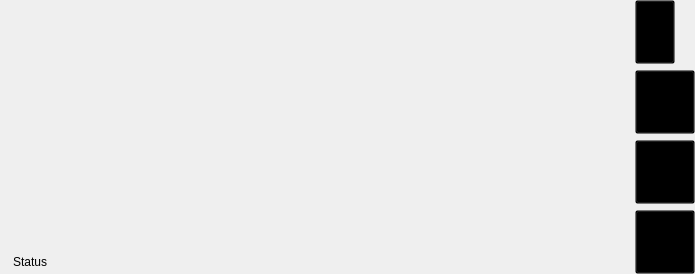
<?xml version="1.0" encoding="UTF-8"?>
<ui version="4.0">
 <class>Form</class>
 <widget class="QWidget" name="Form">
  <property name="geometry">
   <rect>
    <x>0</x>
    <y>0</y>
    <width>695</width>
    <height>274</height>
   </rect>
  </property>
  <property name="locale">
   <locale language="English" country="UnitedStates"/>
  </property>
  <layout class="QHBoxLayout" name="FormLayout">
   <property name="leftMargin">
    <number>0</number>
   </property>
   <property name="topMargin">
    <number>0</number>
   </property>
   <property name="rightMargin">
    <number>0</number>
   </property>
   <property name="bottomMargin">
    <number>0</number>
   </property>
   <item>
    <widget class="QWidget" name="downloaderArea" native="true">
     <layout class="QVBoxLayout" name="downloaderAreaLayout">
      <property name="leftMargin">
       <number>0</number>
      </property>
      <property name="topMargin">
       <number>0</number>
      </property>
      <property name="rightMargin">
       <number>0</number>
      </property>
      <property name="bottomMargin">
       <number>0</number>
      </property>
      <item>
       <widget class="QWidget" name="downloadViewControlBar" native="true">
        <property name="minimumSize">
         <size>
          <width>543</width>
          <height>32</height>
         </size>
        </property>
       </widget>
      </item>
      <item>
       <widget class="QWidget" name="downloaderView" native="true">
        <property name="minimumSize">
         <size>
          <width>629</width>
          <height>206</height>
         </size>
        </property>
       </widget>
      </item>
      <item>
       <widget class="QWidget" name="networkStatusArea" native="true">
        <layout class="QHBoxLayout" name="networkStatusAreaLayout">
         <property name="leftMargin">
          <number>0</number>
         </property>
         <property name="topMargin">
          <number>0</number>
         </property>
         <property name="rightMargin">
          <number>0</number>
         </property>
         <property name="bottomMargin">
          <number>0</number>
         </property>
         <item>
          <widget class="QLabel" name="networkAlertIcon">
           <property name="sizePolicy">
            <sizepolicy hsizetype="Fixed" vsizetype="Fixed">
             <horstretch>0</horstretch>
             <verstretch>0</verstretch>
            </sizepolicy>
           </property>
           <property name="pixmap">
            <pixmap>../icons/alert_red.svg</pixmap>
           </property>
           <property name="scaledContents">
            <bool>true</bool>
           </property>
           <property name="alignment">
            <set>Qt::AlignCenter</set>
           </property>
          </widget>
         </item>
         <item>
          <widget class="QLabel" name="networkStatus">
           <property name="text">
            <string>Status</string>
           </property>
          </widget>
         </item>
        </layout>
       </widget>
      </item>
     </layout>
    </widget>
   </item>
   <item>
    <widget class="QWidget" name="controlArea" native="true">
     <layout class="QVBoxLayout" name="controlAreaLayout">
      <property name="leftMargin">
       <number>0</number>
      </property>
      <property name="topMargin">
       <number>0</number>
      </property>
      <property name="rightMargin">
       <number>0</number>
      </property>
      <property name="bottomMargin">
       <number>0</number>
      </property>
      <item>
       <widget class="QPushButton" name="enableButton">
        <property name="sizePolicy">
         <sizepolicy hsizetype="Fixed" vsizetype="Preferred">
          <horstretch>0</horstretch>
          <verstretch>0</verstretch>
         </sizepolicy>
        </property>
        <property name="styleSheet">
         <string notr="true">QPushButton:!hover {
	background-color: transparent;
}</string>
        </property>
        <property name="icon">
         <iconset>
          <normaloff>../icons/toggle_off.svg</normaloff>../icons/toggle_off.svg</iconset>
        </property>
        <property name="iconSize">
         <size>
          <width>48</width>
          <height>48</height>
         </size>
        </property>
       </widget>
      </item>
      <item>
       <widget class="QPushButton" name="refreshButton">
        <property name="sizePolicy">
         <sizepolicy hsizetype="Fixed" vsizetype="Preferred">
          <horstretch>0</horstretch>
          <verstretch>0</verstretch>
         </sizepolicy>
        </property>
        <property name="minimumSize">
         <size>
          <width>60</width>
          <height>30</height>
         </size>
        </property>
        <property name="styleSheet">
         <string notr="true">QPushButton:!hover {
	background-color: transparent;
}</string>
        </property>
        <property name="icon">
         <iconset>
          <normaloff>../icons/reload.svg</normaloff>../icons/reload.svg</iconset>
        </property>
        <property name="iconSize">
         <size>
          <width>32</width>
          <height>24</height>
         </size>
        </property>
       </widget>
      </item>
      <item>
       <widget class="QPushButton" name="settingsButton">
        <property name="sizePolicy">
         <sizepolicy hsizetype="Fixed" vsizetype="Preferred">
          <horstretch>0</horstretch>
          <verstretch>0</verstretch>
         </sizepolicy>
        </property>
        <property name="minimumSize">
         <size>
          <width>60</width>
          <height>30</height>
         </size>
        </property>
        <property name="styleSheet">
         <string notr="true">QPushButton:!hover {
	background-color: transparent;
}</string>
        </property>
        <property name="icon">
         <iconset>
          <normaloff>../icons/settings.svg</normaloff>../icons/settings.svg</iconset>
        </property>
        <property name="iconSize">
         <size>
          <width>32</width>
          <height>24</height>
         </size>
        </property>
       </widget>
      </item>
      <item>
       <widget class="QPushButton" name="deleteButton">
        <property name="sizePolicy">
         <sizepolicy hsizetype="Fixed" vsizetype="Preferred">
          <horstretch>0</horstretch>
          <verstretch>0</verstretch>
         </sizepolicy>
        </property>
        <property name="minimumSize">
         <size>
          <width>60</width>
          <height>30</height>
         </size>
        </property>
        <property name="styleSheet">
         <string notr="true">QPushButton:!hover {
	background-color: transparent;
}</string>
        </property>
        <property name="icon">
         <iconset>
          <normaloff>../icons/trash.svg</normaloff>../icons/trash.svg</iconset>
        </property>
        <property name="iconSize">
         <size>
          <width>32</width>
          <height>24</height>
         </size>
        </property>
       </widget>
      </item>
     </layout>
    </widget>
   </item>
  </layout>
 </widget>
 <resources/>
 <connections/>
</ui>
